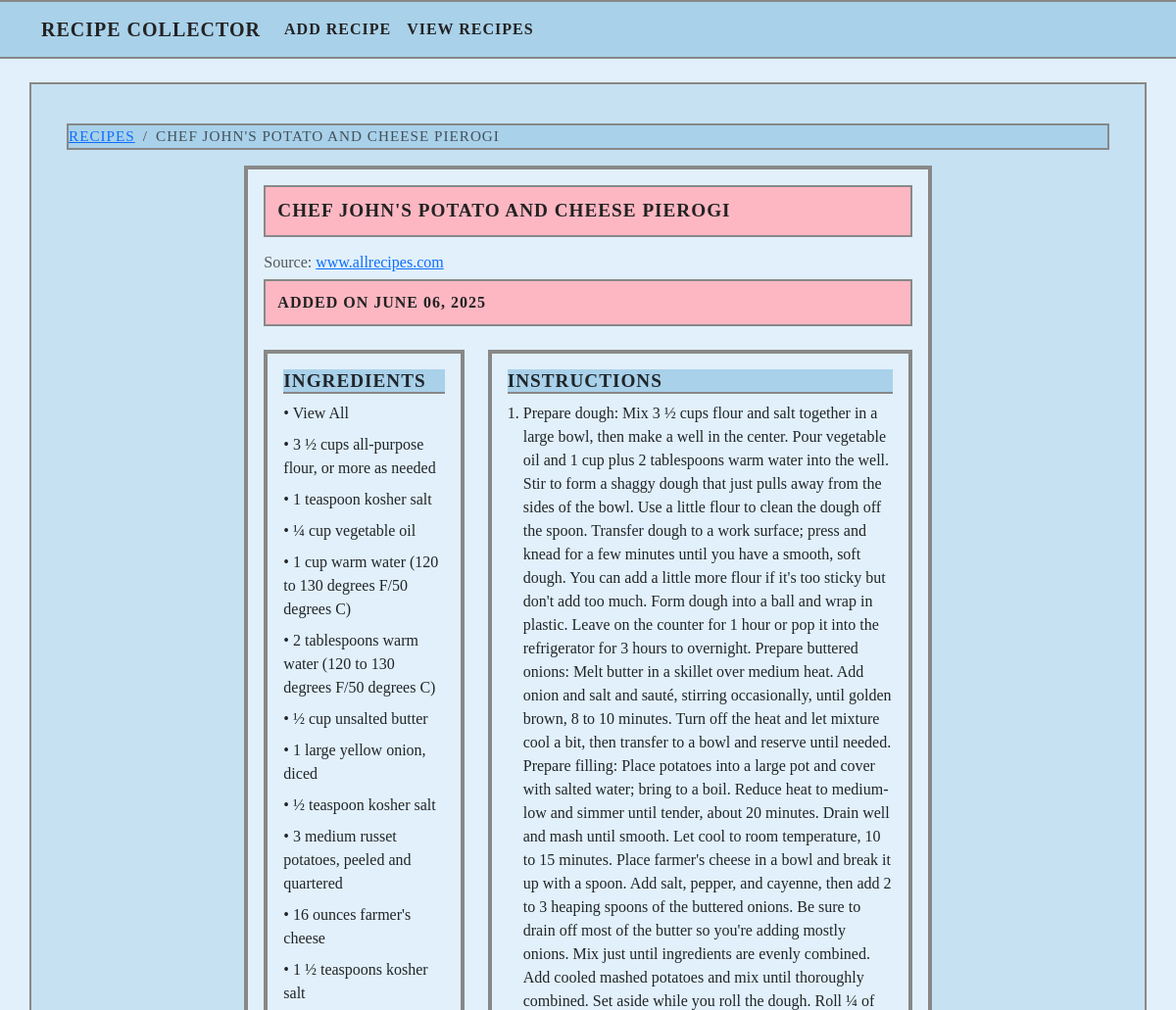
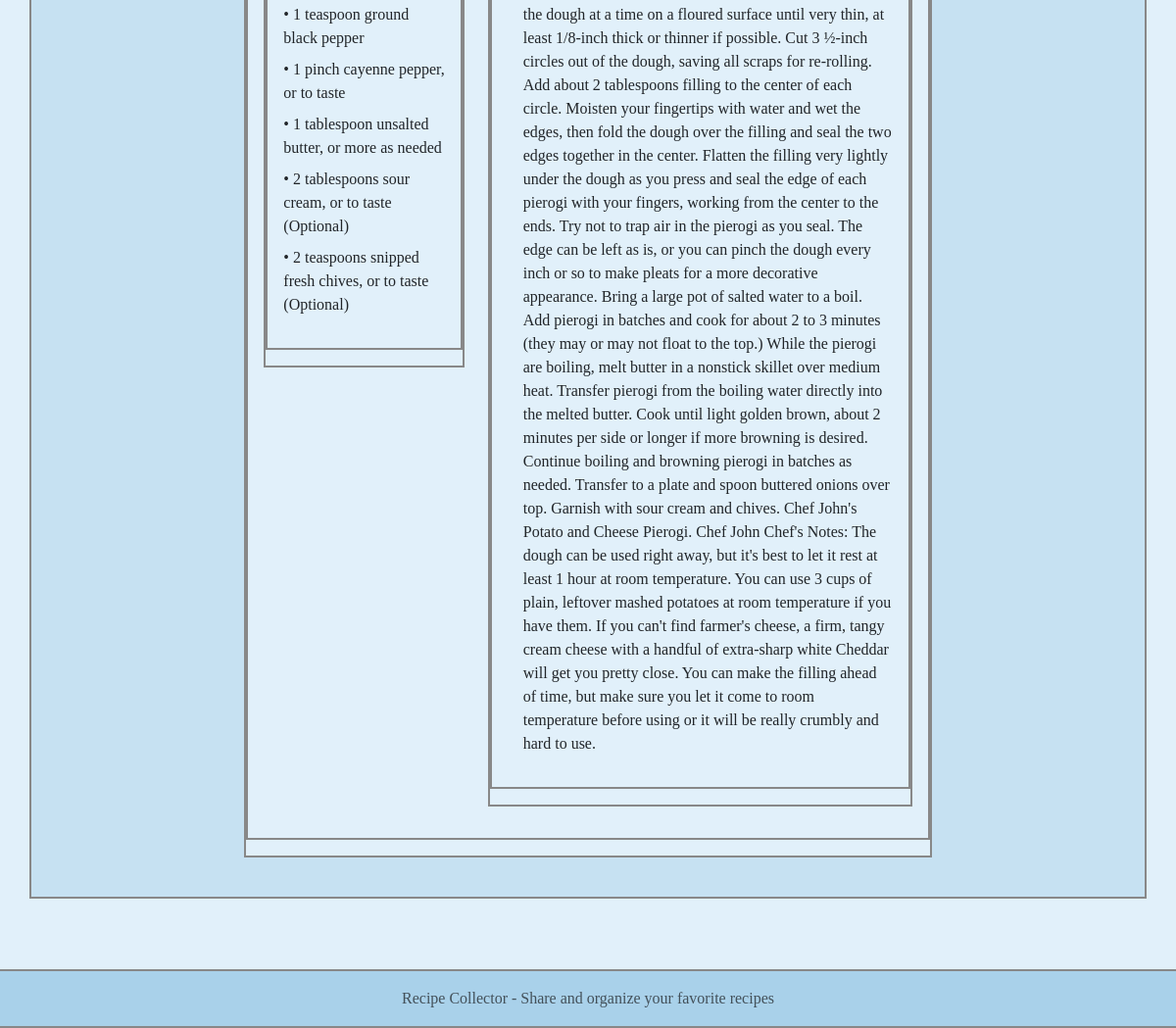
Page /recipe/6 on the committed database (2 pictures, top to bottom).
### app.py (models this page shows, shortened)
class Recipe(db.Model):
    __tablename__ = 'recipe'  # Explicitly set table name
    id = db.Column(db.Integer, primary_key=True)
    title = db.Column(db.String(200), nullable=False)
    ingredients = db.Column(db.Text, nullable=False)
    instructions = db.Column(db.Text, nullable=False)
    source_url = db.Column(db.String(500), nullable=False)
    source_name = db.Column(db.String(200), nullable=False)
    image_url = db.Column(db.String(500), nullable=True)  # New field
    created_at = db.Column(db.DateTime, default=datetime.utcnow)

### app.py (the view)
@app.route('/recipe/<int:recipe_id>')
def recipe_detail(recipe_id):
    recipe = Recipe.query.get_or_404(recipe_id)
    return render_template('recipe_detail.html', recipe=recipe)

### templates/recipe_detail.html (shortened to what this page needs)
{% extends "base.html" %}
{% block content %}
<div class="container">
    <nav aria-label="breadcrumb" class="mt-3">
        <ol class="breadcrumb">
            <li class="breadcrumb-item"><a href="{{ url_for('recipes') }}">Recipes</a></li>
            <li class="breadcrumb-item active" aria-current="page">{{ recipe.title }}</li>
        </ol>
    </nav>
    <div class="row">
        <div class="col-lg-8 mx-auto">
            <div class="card">
                <div class="card-body">
                    <div class="highlight-bar mb-3">{{ recipe.title }}</div>
                    <div class="mb-4">
                        <h6 class="text-muted">
                            Source: <a href="{{ recipe.source_url }}" target="_blank" rel="noopener">{{ recipe.source_name }}</a>
                        </h6>
                        <div class="highlight-bar" style="font-size:1em;">
                            Added on {{ recipe.created_at.strftime('%B %d, %Y') }}
                        </div>
                    </div>
                    <div class="row">
                        <div class="col-md-4">
                            <div class="card bg-light">
                                <div class="card-body">
                                    <h5 class="card-title">Ingredients</h5>
                                    <ul class="list-unstyled">
                                        {% for ingredient in recipe.ingredients.split('\n') %}
                                            <li class="mb-2">• {{ ingredient }}</li>
                                        {% endfor %}
                                    </ul>
                                </div>
                            </div>
                        </div>
                        <div class="col-md-8">
                            <div class="card">
                                <div class="card-body">
                                    <h5 class="card-title">Instructions</h5>
                                    <ol class="ps-3">
                                        {% for instruction in recipe.instructions.split('\n') %}
                                            <li class="mb-3">{{ instruction }}</li>
                                        {% endfor %}
                                    </ol>
                                </div>
                            </div>
                        </div>
                    </div>
                </div>
            </div>
        </div>
    </div>
</div>
{% endblock %}

### static/style.css (style rules this page uses)
:root { --blue1: #A9D1EA; --blue2: #C6E1F2; --blue3: #E1F0FA; --pink1: #F7E0E3; --pink2: #FDB7C2; --pink3: #E68FAE; --border: #888; --text: #222; }
body { min-height: 100vh; display: flex; flex-direction: column; background: var(--blue3); font-family: 'Verdana', 'Geneva', 'Tahoma', 'sans-serif'; color: var(--text); margin: 0; padding: 0; }
.card { box-shadow: 0 2px 4px rgba(0,0,0,0.1); transition: transform 0.2s ease-in-out; }
.card, .card-header, .card-body, .card-footer { background: var(--blue3) !important; border: 2px solid var(--border) !important; border-radius: 0 !important; box-shadow: none !important; margin-bottom: 16px; }
.card-header, .card-title, .card-footer { background: var(--blue1) !important; border-bottom: 2px solid var(--border) !important; font-weight: bold; text-transform: uppercase; letter-spacing: 1px; border-radius: 0 !important; }
.card-title { font-size: 1.2em; margin-bottom: 8px; }
.alert, .breadcrumb, .list-group-item { border: 2px solid var(--border) !important; border-radius: 0 !important; background: var(--pink1) !important; color: var(--text) !important; box-shadow: none !important; }
.breadcrumb { background: var(--blue1) !important; font-size: 0.95em; text-transform: uppercase; letter-spacing: 1px; border-radius: 0 !important; }
* { border-radius: 0 !important; box-shadow: none !important; }
.highlight-bar { background: #FDB7C2 !important; color: #222 !important; border: 2px solid #888 !important; border-radius: 0 !important; font-weight: bold; text-transform: uppercase; letter-spacing: 1px; font-size: 1.2em; padding: 10px 12px; margin-bottom: 12px; text-align: left; box-shadow: none !important; }

### rows in the picture
Recipe: title "CHEF JOHN'S POTATO AND CHEESE PIEROGI", source_name "www.allrecipes.com", created_at "JUNE 06, 2025", instructions "Prepare dough: Mix 3 ½ cups flour and salt together in a large bowl, then make a well in the center. Pour vegetable oil and 1 cup plus 2 tablespoons warm water into the well. Stir to form a shaggy dough that just pulls away from the sides of the bowl. Use a little flour to clean the dough off the spoon. Transfer dough to a work surface; press and knead for a few minutes until you have a smooth, soft dough. You can add a little more flour if it's too sticky but don't add too much. Form dough into a ball and wrap in plastic. Leave on the counter for 1 hour or pop it into the refrigerator for 3 hours to overnight. Prepare buttered onions: Melt butter in a skillet over medium heat. Add onion…"

### other values in the picture
{{ ingredient }} "View All" "3 ½ cups all-purpose flour, or more as needed" "1 teaspoon kosher salt" "¼ cup vegetable oil" "1 cup warm water (120 to 130 degrees F/50 degrees C)" "2 tablespoons warm water (120 to 130 degrees F/50 degrees C)" "½ cup unsalted butter" "1 large yellow onion, diced" "½ teaspoon kosher salt" "3 medium russet potatoes, peeled and quartered" "16 ounces farmer's cheese" "1 ½ teaspoons kosher salt" "1 teaspoon ground black pepper" "1 pinch cayenne pepper, or to taste" "1 tablespoon unsalted butter, or more as needed" "2 tablespoons sour cream, or to taste (Optional)" "2 teaspoons snipped fresh chives, or to taste (Optional)"
